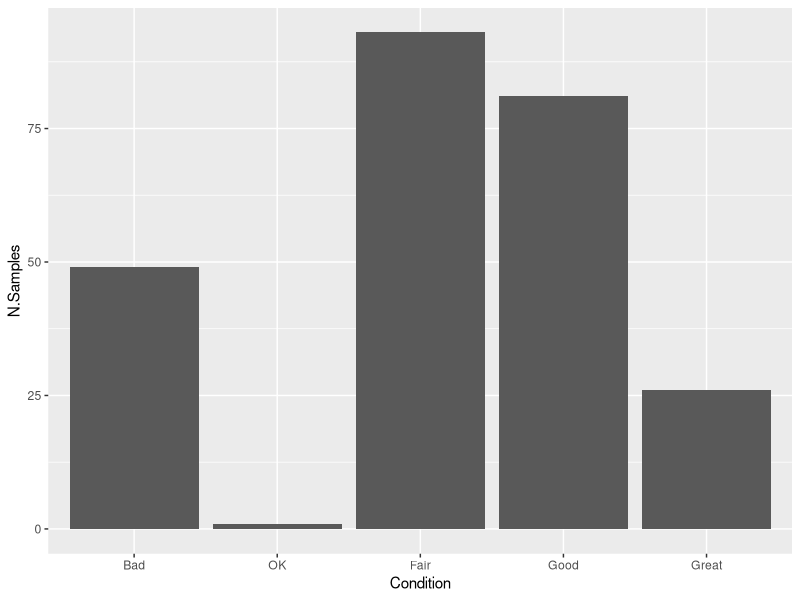
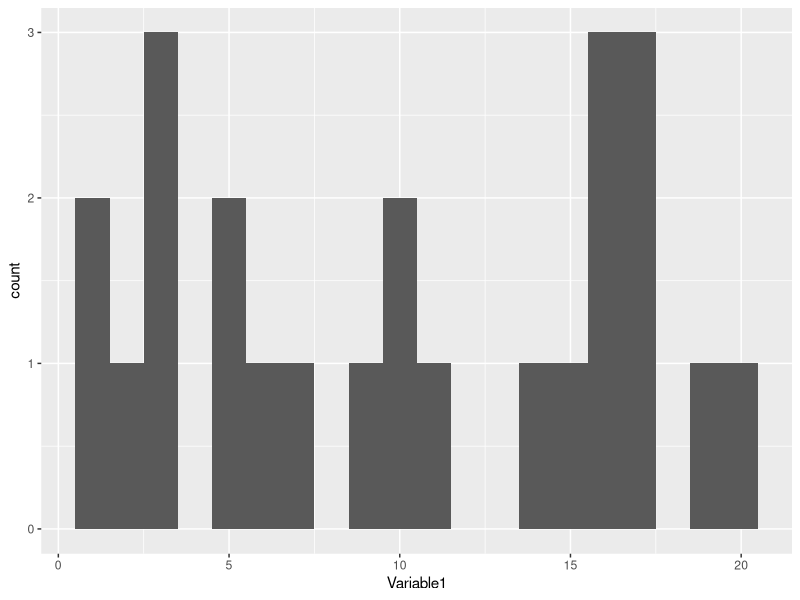
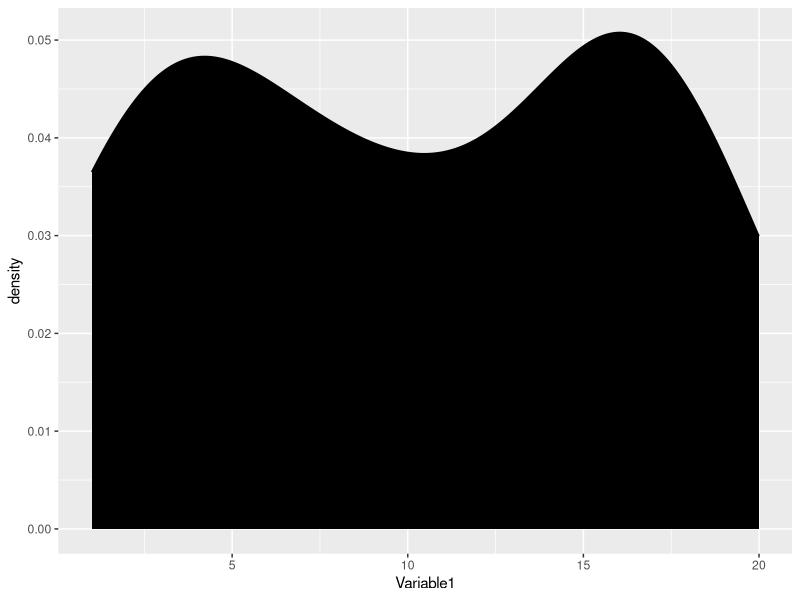
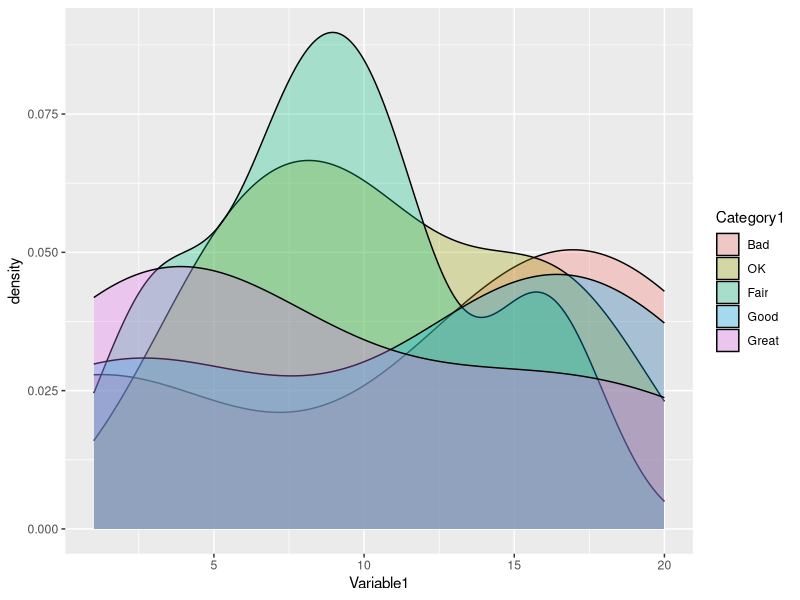
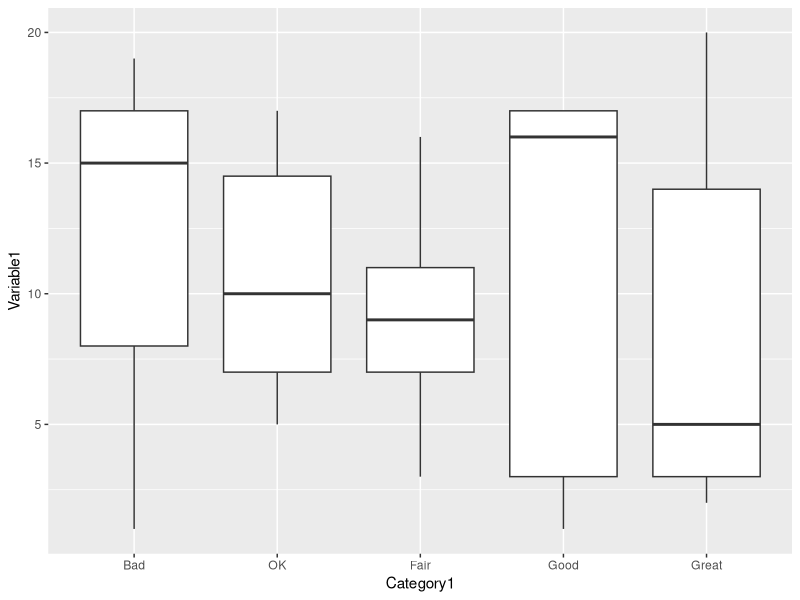
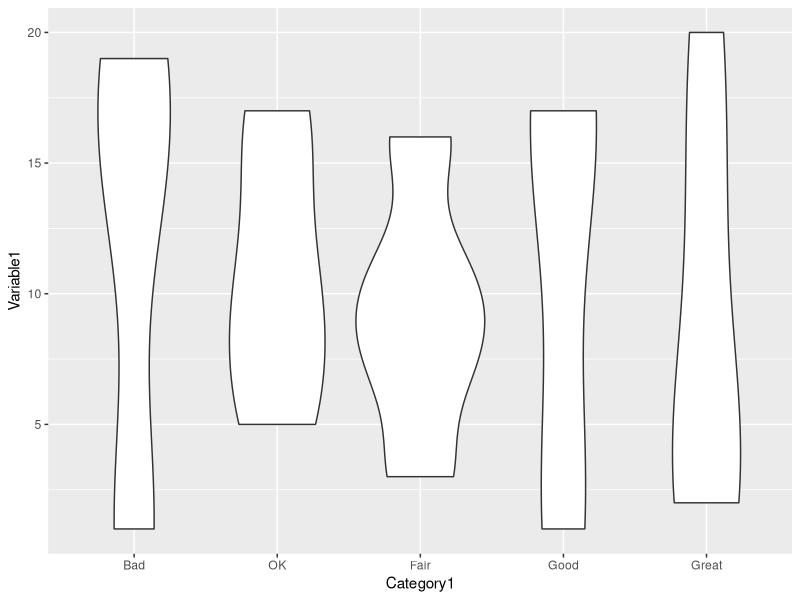
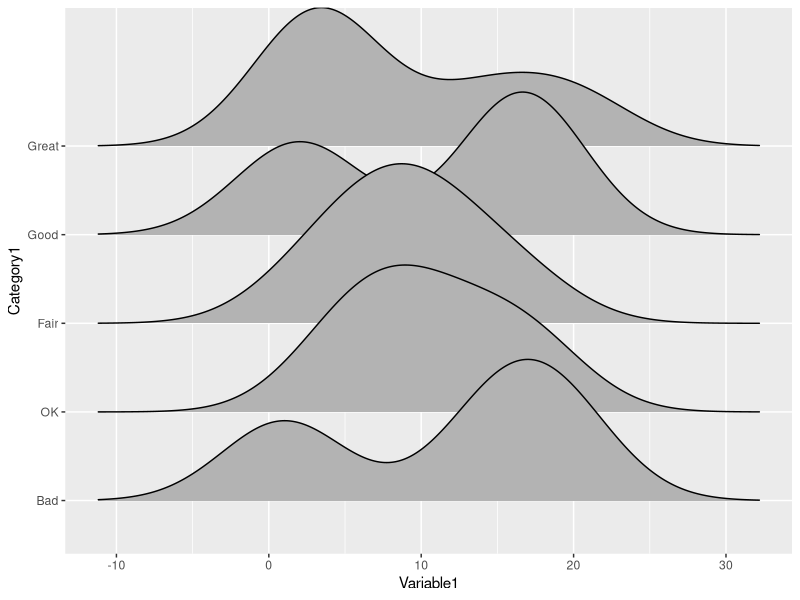
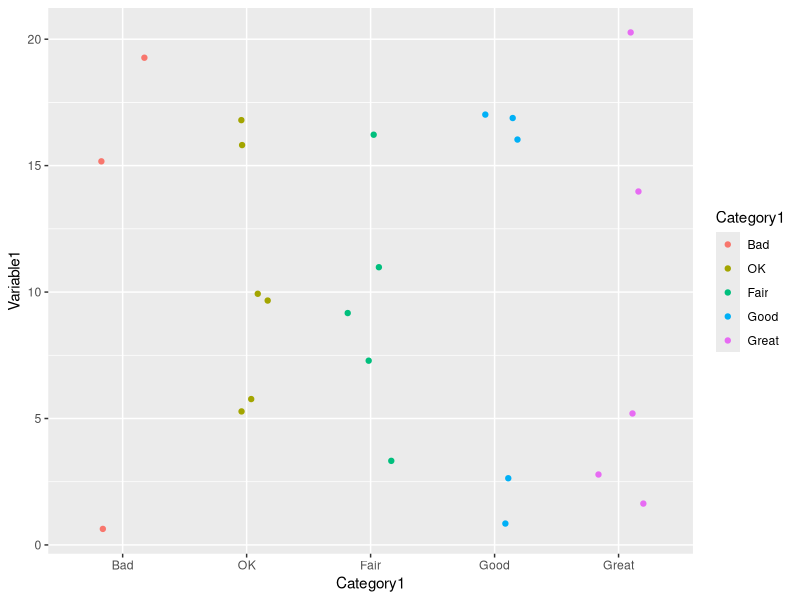

Reproduce these figures in R, in order.
# This script is designed to get us started learning how to make better plots

#Started by Stephanie K. Archer 4/6/2021

# here are some important resources:
# Fundamentals of Data Visualization by Claus O. Wilke: https://clauswilke.com/dataviz/introduction.html
# GGplot cookbook: http://www.cookbook-r.com/Graphs/
# GGplot cheatsheet: https://www.maths.usyd.edu.au/u/UG/SM/STAT3022/r/current/Misc/data-visualization-2.1.pdf

# First we should talk about the different types of variables.
# When it comes to plotting you can have two basic types of variables:
# discrete and continuous. I like the explanation from Claus Wilke's book

# "Continuous data values are values for which arbitrarily fine intermediates exist. 
# For example, time duration is a continuous value. Between any two durations, 
# say 50 seconds and 51 seconds, there are arbitrarily many intermediates, such as 50.5 seconds, 
# 50.51 seconds, 50.50001 seconds, and so on. 
# By contrast, number of persons in a room is a discrete value. 
# A room can hold 5 persons or 6, but not 5.5....
# Next we’ll consider the types of data we may want to represent in our visualization. 
# You may think of data as numbers, but numerical values are only two out of several types of data we may encounter. 
# In addition to continuous and discrete numerical values, data can come in the form of discrete categories, in the form of dates or times, and as text. 
# When data is numerical we also call it quantitative and when it is categorical we call it qualitative. 
# Variables holding qualitative data are factors, and the different categories are called levels. 
# The levels of a factor are most commonly without order (as in the example of “dog”, “cat”, “fish” in Table 2.1), but factors can also be ordered, 
# when there is an intrinsic order among the levels of the factor (as in the example of “good”, “fair”, “poor” in Table 2.1)."


# The type of plot that you chose to use is, in part, dependent on
# the types of  data that you want to display. This page from the Claus Wilke book is 
# very useful for showing you the types of plots that are possible for different
# types of data/information that you want to display: https://clauswilke.com/dataviz/directory-of-visualizations.html


# we are going to work through the basic types of plots then move on to how
# to improve their design.

# First, lets load  packages
library(tidyverse)
if(!require(lubridate))install.packages("lubridate");library(lubridate)

# lets make an example dataset to use for a bar plot
data1<- data.frame(Condition = factor(x = c("Bad","OK","Fair","Good","Great"),
                                      levels = c("Bad","OK","Fair","Good","Great")),
                   N.Samples = sample(1:100,5))


# now lets make a basic bar plot

ggplot(data = data1)+
  geom_bar(aes(x=Condition,y=N.Samples),stat = "identity")

# while there are a lot of ways we can improve the design of this plot, it does
# accurately convey our data in a relatively clear way. So it is a perfectly fine plot.

# Now lets make a larger dataset that has a few different types of variables

data2<-data.frame(Category1 = sample(factor(x = c("Bad","OK","Fair","Good","Great"),
                                     levels = c("Bad","OK","Fair","Good","Great")),24,replace = T),
                  Category2 = sample(c("dog","cat","bird","fish"),24,replace = T),
                  Variable1 = sample(1:20,24,replace = T),
                  Variable2 = sample(seq(0,10,.001),24),
                  DateVariable = seq.Date(from = ymd("2019-01-01"),to = ymd("2020-12-01"),"month"))

# now lets make some plots that show the distribution of a single variable

# first lets do a histogram
ggplot(data = data2)+
  geom_histogram(aes(x=Variable1),bins = 20) # play around with the bins number to see what that does

# there are other ways to look at the distribution of a single variable

ggplot(data = data2)+
  geom_density(aes(x=Variable1),fill="black")

# you can used this type of plot to relatively easily compare the distribution of a 
# variable between categories. For example:

ggplot(data = data2)+
  geom_density(aes(x=Variable1,fill = Category1),alpha=.3)#the alpha here makes the 
# fills transparent do you can see through them. Try experimenting with it to see what
# changing the alpha value (can go between 0 and 1) does for your figure.

# another way to compare distributions between categories is boxplots

ggplot(data = data2)+
  geom_boxplot(aes(x = Category1,y = Variable1))

# these plots convey more information than the overlapping density plots. 
# the boxplots show information about the data in a succint way: https://towardsdatascience.com/understanding-boxplots-5e2df7bcbd51

# other plots are the violin plot:

ggplot(data = data2)+
  geom_violin(aes(x = Category1,y = Variable1))

# and ridgeline plots
if(!require(ggridges))install.packages("ggridges");library(ggridges)

ggplot(data = data2)+
  geom_density_ridges(aes(y=Category1, x=Variable1))


# another option is to just "see" all the datapoints

ggplot(data = data2)+
  geom_jitter(aes(x=Category1,y=Variable1,color = Category1),width=.2)

# now lets make a plot visualizing 2 conitnuous variables
# this is called a scatter plot

ggplot(data = data2)+
  geom_point(aes(x=Variable1,y=Variable2))

# now lets look at line plots. These are useful when there's an order to your x axis
# i.e., when your x axis is related to time

ggplot(data = data2)+
  geom_line(aes(x=DateVariable,y=Variable1))

# before we start looking at ways to make these plots prettier we need to talk about ways
# to convery more than 2 pieces of information with a plot. For example - lets
# say we want to see the relationship between variable1, variable2, and category 2
# we can do this using colors

ggplot(data = data2)+
  geom_point(aes(x=Variable1,y=Variable2,color=Category2))

# or by using facets
ggplot(data = data2)+
  geom_point(aes(x=Variable1,y=Variable2,color=Category1))+
  facet_grid(Category1~Category2)

# There's often multiple ways to display the same Lets say we want to
# look at how the value of Variable 2 varies depending on our two categories.
# one way we can do that is a slightly more complicated version of the boxplot

ggplot(data = data2)+
  geom_boxplot(aes(x=Category1,y=Variable2,fill=Category2))

# another way we can do this is with facets
ggplot(data = data2)+
  geom_boxplot(aes(x=Category1,y=Variable2))+
  facet_wrap(~Category2)

# or with a scatterplot (note I find this VERY hard to interpret)
ggplot(data = data2)+
  geom_jitter(aes(x=Category1,y=Variable2,color=Category2),width = .2)

# another way is to reorganize the data and make a heat map
data2%>%
  group_by(Category1,Category2)%>%
  summarize(mean.Variable2 = mean(Variable2))%>%
  ggplot()+
  geom_tile(aes(x=Category1,y=Category2,fill=mean.Variable2))
